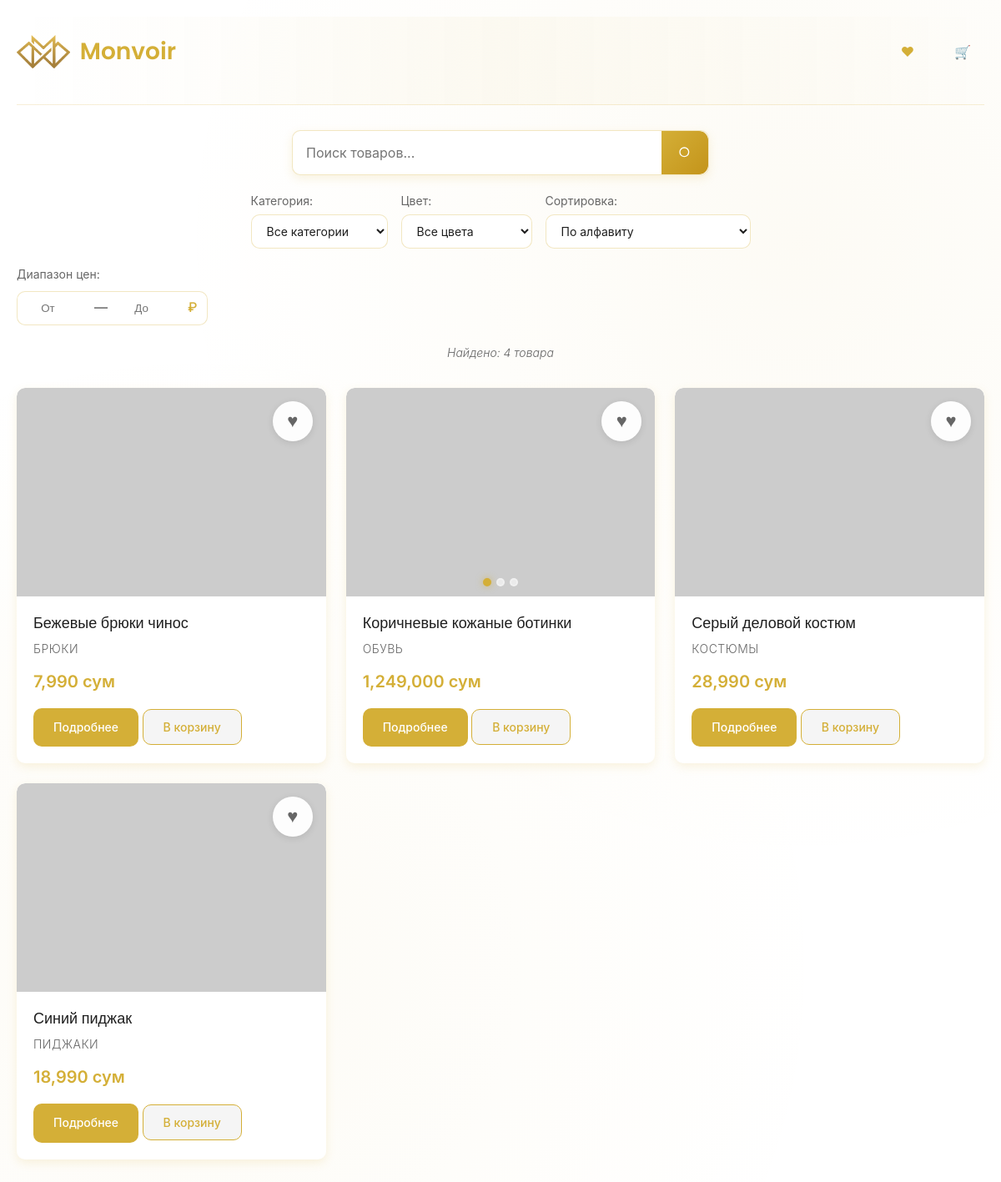
The page / on the database its author committed.
### models.py (models this page shows, shortened)
class Product(db.Model):
    id = db.Column(db.Integer, primary_key=True)
    name = db.Column(db.String(200), nullable=False)
    price = db.Column(db.Float, nullable=False)
    category = db.Column(db.String(100), nullable=False)  # Keep string for backward compatibility
    category_id = db.Column(db.Integer, db.ForeignKey('category.id'), nullable=True)  # New foreign key
    description = db.Column(db.Text, nullable=False)
    image_url = db.Column(db.String(500), nullable=True)
    image_gallery = db.Column(db.Text, nullable=True)  # JSON string for multiple images
    color = db.Column(db.String(50), nullable=True)
    created_at = db.Column(db.DateTime, default=datetime.utcnow)
    def formatted_price(self):
        return f"{self.price:,.0f} сум"
    def get_image_gallery(self):
        if self.image_gallery:
            import json
            try:
                return json.loads(self.image_gallery)
            except:
                return []
        return []
    def get_all_images(self):
        images = []
        if self.image_url:
            images.append(self.image_url)
        images.extend(self.get_image_gallery())
        return images

### app.py (the view, shortened to what this page needs)
@app.route('/')
def index():
    search = request.args.get('search', '').strip()
    category = request.args.get('category', '')
    color = request.args.get('color', '')
    sort_by = request.args.get('sort', 'name')
    min_price = request.args.get('min_price', type=float)
    max_price = request.args.get('max_price', type=float)
    query = Product.query
    from models import Category
    categories = Category.query.all()
    category_names = [cat.name for cat in categories]
    if category:
        query = query.filter(Product.category == category)
    if min_price is not None:
        query = query.filter(Product.price >= min_price)
    if max_price is not None:
        query = query.filter(Product.price <= max_price)
    if sort_by == 'price_asc':
        query = query.order_by(Product.price.asc())
    elif sort_by == 'price_desc':
        query = query.order_by(Product.price.desc())
    elif sort_by == 'newest':
        query = query.order_by(Product.created_at.desc())
    else:  # name
        query = query.order_by(Product.name.asc())
    products = query.all()
    return render_template('index.html',
                         products=products,
                         categories=category_names)

### templates/index.html (shortened to what this page needs)
<!DOCTYPE html>
<html lang="ru">
<head>
    <link rel="stylesheet" href="{{ url_for('static', filename='css/style.css') }}">
</head>
<body>
    <div class="container">
        <header class="header">
            <h1 class="logo">
                                <img class="logo-icon" src="{{ url_for('static', filename='tglogoai.png') }}" alt="">
                Monvoir
            </h1>
            <div class="header-actions">
                <a href="{{ url_for('favorites') }}" class="favorites-link">
                    <span class="heart-icon">♥</span>
                </a>
                <a href="{{ url_for('cart') }}" class="cart-link">
                    <span class="cart-icon">🛒</span>
                </a>
            </div>
        </header>
        <div class="search-filters-section">
            <div class="search-container">
                <div class="search-group">
                    <input type="text" id="search-input" placeholder="Поиск товаров..."
                           value="{{ request.args.get('search', '') }}"
                           oninput="handleSearchInput()"
                           autocomplete="off"
                           spellcheck="false">
                    <button type="button" class="search-btn" onclick="performSearch()">
                        <svg width="16" height="16" viewBox="0 0 24 24" fill="none" stroke="currentColor" stroke-width="2" stroke-linecap="round" stroke-linejoin="round">
                            <circle cx="11" cy="11" r="8"></circle>
                            <path d="21 21l-4.35-4.35"></path>
                        </svg>
                    </button>
                </div>
            </div>
            <div class="filters-section">
                <div class="filter-group">
                    <label for="category-filter">Категория:</label>
                    <select id="category-filter" onchange="filterProducts()">
                        <option value="">Все категории</option>
                    </select>
                </div>
                <div class="filter-group">
                    <label for="color-filter">Цвет:</label>
                    <select id="color-filter" onchange="filterProducts()" class="color-select">
                        <option value="">Все цвета</option>
                    </select>
                </div>
                <div class="filter-group">
                    <label for="sort-filter">Сортировка:</label>
                    <select id="sort-filter" onchange="filterProducts()">
                        <option value="name" {% if current_sort == 'name' %}selected{% endif %}>По алфавиту</option>
                    </select>
                </div>
            </div>
            <div class="price-range-section">
                <div class="price-range-group">
                    <label>Диапазон цен:</label>
                    <div class="price-inputs">
                        <input type="number" id="min-price" placeholder="От"
                               value="{{ request.args.get('min_price', '') }}"
                               onchange="filterProducts()">
                        <span class="price-separator">—</span>
                        <input type="number" id="max-price" placeholder="До"
                               value="{{ request.args.get('max_price', '') }}"
                               onchange="filterProducts()">
                        <span class="currency">₽</span>
                    </div>
                </div>
            </div>
            <div class="results-info">
                <span class="results-count">
                    {% if products %}
                        Найдено: {{ products|length }} товар{{ 'ов' if products|length > 4 else ('а' if products|length > 1 else '') }}
                    {% endif %}
                </span>
            </div>
        </div>
        <div class="products-grid">
            {% if products %}
                {% for product in products %}
                <div class="product-card">
                    <div class="product-image-container">
                        <div class="product-image-gallery">
                            {% set all_images = product.get_all_images() %}
                            {% for image_url in all_images %}
                            <div class="gallery-slide {% if loop.first %}active{% endif %}">
                                <img src="{{ image_url }}" alt="{{ product.name }}" loading="lazy">
                            </div>
                            {% endfor %}
                        </div>
                        {% if all_images|length > 1 %}
                        <div class="gallery-indicators">
                            {% for image_url in all_images %}
                            <span class="indicator {% if loop.first %}active{% endif %}" onclick="goToImage(this, {{ loop.index0 }})"></span>
                            {% endfor %}
                        </div>
                        {% endif %}
                        <button class="favorite-btn" data-product-id="{{ product.id }}" onclick="toggleFavorite({
                            id: {{ product.id }},
                            name: '{{ product.name|replace("'", "\\'") }}',
                            price: {{ product.price }},
                            category: '{{ product.category }}',
                            image_url: '{{ product.image_url }}',
                            description: '{{ product.description|replace("'", "\\'") }}'
                        })">
                            <span class="heart-icon">♥</span>
                        </button>
                    </div>
                    <div class="product-info">
                        <h3 class="product-name">{{ product.name }}</h3>
                        <p class="product-category">{{ product.category }}</p>
                        <p class="product-price">{{ product.formatted_price() }}</p>
                        <div class="product-actions">
                            <a href="{{ url_for('product_detail', product_id=product.id) }}" class="btn btn-primary">
                                Подробнее
                            </a>
                            <button class="btn btn-secondary" onclick="addToCart({
                                id: {{ product.id }},
                                name: '{{ product.name|replace("'", "\\'") }}',
                                price: {{ product.price }},
                                category: '{{ product.category }}',
                                image_url: '{{ product.image_url }}'
                            }, this)">
                                В корзину
                            </button>
                        </div>
                    </div>
                </div>
                {% endfor %}
            {% else %}
                <div class="empty-state">
                    <div class="empty-icon">🛍️</div>
                    <h3>Пока здесь пусто</h3>
                    <p>Для добавления товаров используйте скрипт add_product.py</p>
                </div>
            {% endif %}
        </div>
    </div>
</body>
</html>

### rows shown on the page
Product: name "Бежевые брюки чинос", category "БРЮКИ", formatted_price "7,990 сум"
Product: name "Коричневые кожаные ботинки", category "ОБУВЬ", formatted_price "1,249,000 сум"
Product: name "Серый деловой костюм", category "КОСТЮМЫ", formatted_price "28,990 сум"
Product: name "Синий пиджак", category "ПИДЖАКИ", formatted_price "18,990 сум"

### other values the page prints
{{ products|length }} "4"
{{ 'ов' if products|length > 4 else ('а' if products|length > 1 else '') }} "а"
